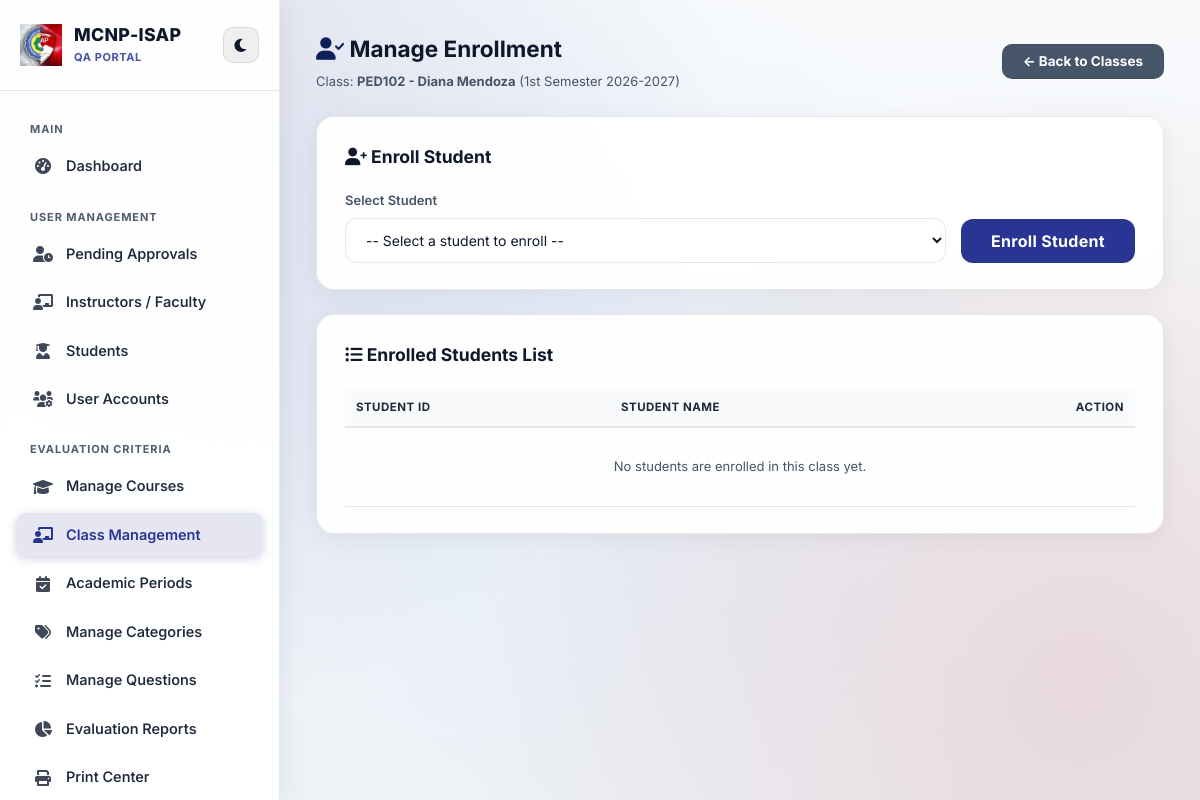
/manage_enrollment.php?class_id=45 (signed in), run on the app's committed database.
### tables this page shows
CREATE TABLE `users` (
  `id` int(11) NOT NULL AUTO_INCREMENT,
  `username` varchar(50) NOT NULL,
  `password` varchar(255) NOT NULL,
  `role` enum('admin','system admin','dean','student','faculty','visitor') NOT NULL,
  `visitor_category` varchar(50) DEFAULT 'Campus Guest',
  `first_name` varchar(50) DEFAULT NULL,
  `middle_name` varchar(50) DEFAULT NULL,
  `last_name` varchar(50) DEFAULT NULL,
  `full_name` varchar(150) DEFAULT NULL,
  `email` varchar(100) DEFAULT NULL,
  `school` enum('mcnp','isap') DEFAULT NULL,
  `dept_id` int(11) DEFAULT NULL,
  `reset_token` varchar(64) DEFAULT NULL,
  `reset_token_expiry` datetime DEFAULT NULL,
  `course_id` int(11) DEFAULT NULL,
  `status` enum('active','inactive','pending') NOT NULL DEFAULT 'active',
  `last_login` datetime DEFAULT NULL,
  `avatar` varchar(255) DEFAULT NULL,
  `created_at` timestamp NOT NULL DEFAULT current_timestamp(),
  `theme_color` varchar(20) DEFAULT 'blue',
  PRIMARY KEY (`id`),
  UNIQUE KEY `username` (`username`),
  UNIQUE KEY `email` (`email`),
  KEY `dept_id` (`dept_id`),
  KEY `course_id` (`course_id`),
  CONSTRAINT `users_ibfk_1` FOREIGN KEY (`dept_id`) REFERENCES `departments` (`id`) ON DELETE SET NULL,
  CONSTRAINT `users_ibfk_2` FOREIGN KEY (`course_id`) REFERENCES `courses` (`id`) ON DELETE SET NULL
);

CREATE TABLE `subjects` (
  `id` int(11) NOT NULL AUTO_INCREMENT,
  `subject_code` varchar(50) NOT NULL,
  `subject_description` varchar(255) NOT NULL,
  `dept_id` int(11) DEFAULT NULL,
  `course_id` int(11) DEFAULT NULL,
  `faculty_id` int(11) DEFAULT NULL,
  `year_level` varchar(50) DEFAULT NULL,
  `section` varchar(50) DEFAULT NULL,
  PRIMARY KEY (`id`),
  UNIQUE KEY `subject_code` (`subject_code`),
  KEY `dept_id` (`dept_id`),
  CONSTRAINT `subjects_ibfk_1` FOREIGN KEY (`dept_id`) REFERENCES `departments` (`id`) ON DELETE SET NULL
);

CREATE TABLE `academic_periods` (
  `id` int(11) NOT NULL AUTO_INCREMENT,
  `school_year` varchar(20) NOT NULL,
  `semester` varchar(50) NOT NULL,
  `is_active` tinyint(1) DEFAULT 0,
  `created_at` timestamp NOT NULL DEFAULT current_timestamp(),
  PRIMARY KEY (`id`)
);

### manage_enrollment.php (the view, shortened to what this page needs)
<?php
include 'db_connect.php';
$class_id = (int)$_GET['class_id'];
$class_details_stmt = $conn->prepare(
    "SELECT u.full_name, s.subject_code, p.semester, p.school_year
     FROM classes c
     JOIN users u ON c.faculty_id = u.id
     JOIN subjects s ON c.subject_id = s.id
     JOIN academic_periods p ON c.period_id = p.id
     WHERE c.id = ?"
);
$class_details_stmt->bind_param("i", $class_id);
$class_details_stmt->execute();
$class_details = $class_details_stmt->get_result()->fetch_assoc();
?>
<!DOCTYPE html>
<html>
<head>
    <link rel="stylesheet" href="style.css?v=<?php echo filemtime('style.css'); ?>">
    <link rel="stylesheet" href="https://cdnjs.cloudflare.com/ajax/libs/font-awesome/6.0.0/css/all.min.css">
</head>
<body class="dashboard-body">
<div class="split-container">
    <?php $active_page = 'classes'; include 'admin_sidebar.php'; ?>
    <main class="main-content">
        <div style="display:flex; justify-content:space-between; align-items:center; margin-bottom:25px;">
            <div>
                <h2 style="color:var(--text-main);"><i class="fas fa-user-check" style="color:#0d2158;"></i> Manage Enrollment</h2>
                <p style="color:var(--text-muted); font-size:13px; margin:4px 0 0;">
                    Class: <strong><?php echo htmlspecialchars($class_details['subject_code'] . ' - ' . $class_details['full_name']); ?></strong>
                    (<?php echo htmlspecialchars($class_details['semester'] . ' ' . $class_details['school_year']); ?>)
                </p>
            </div>
            <a href="manage_classes.php" class="nav-link-btn" style="background:var(--text-muted); color:white;">← Back to Classes</a>
        </div>
        <div class="card">
            <h3 style="margin-bottom:20px;"><i class="fas fa-user-plus"></i> Enroll Student</h3>
            <form method="POST" style="display:flex; gap:15px; align-items:flex-end;">
                <div class="input-group" style="flex-grow:1; margin:0;">
                    <div class="input-label">Select Student</div>
                    <select name="student_id" required>
                        <option value="" disabled selected>-- Select a student to enroll --</option>
                    </select>
                </div>
                <button type="submit" name="enroll_student" class="login-btn" style="width:auto; padding:12px 30px;">Enroll Student</button>
            </form>
        </div>
        <div class="card">
            <h3 style="margin-bottom:20px;"><i class="fas fa-list-ul"></i> Enrolled Students List</h3>
            <table class="table-modern">
                <thead>
                    <tr>
                        <th>Student ID</th>
                        <th>Student Name</th>
                        <th style="text-align:right;">Action</th>
                    </tr>
                </thead>
                <tbody>
                    <?php
                    $enrolled = $conn->prepare(
                        "SELECT e.id as enrollment_id, u.full_name, u.username
                         FROM enrollments e
                         JOIN users u ON e.student_id = u.id
                         WHERE e.class_id = ?
                         ORDER BY u.full_name ASC"
                    );
                    $enrolled->bind_param("i", $class_id);
                    $enrolled->execute();
                    $result = $enrolled->get_result();
                    if ($result->num_rows > 0):
                        while($row = $result->fetch_assoc()):
                    ?>
                    <tr>
                        <td><?php echo htmlspecialchars($row['username']); ?></td>
                        <td><strong><?php echo htmlspecialchars($row['full_name']); ?></strong></td>
                        <td style="text-align:right;">
                            <a href="manage_enrollment.php?class_id=<?php echo $class_id; ?>&unenroll=<?php echo $row['enrollment_id']; ?>" class="btn-action btn-delete" onclick="return confirm('Are you sure you want to unenroll this student?');">
                                <i class="fas fa-user-minus"></i> Unenroll
                            </a>
                        </td>
                    </tr>
                    <?php endwhile; else: ?>
                    <tr>
                        <td colspan="3" style="text-align:center; padding:30px; color:var(--text-muted);">
                            No students are enrolled in this class yet.
                        </td>
                    </tr>
                    <?php endif; ?>
                </tbody>
            </table>
        </div>
    </main>
</div>
</body>
</html>

### data on the page
users: full_name.subject_code "PED102 - Diana Mendoza", academic_periods.semester+school_year "1st Semester 2026-2027"

### other printed values
$label "Dashboard Pending Approvals Instructors / Faculty Students User Accounts Manage Courses Class Management Academic Periods Manage Categories Manage Questions Evaluation Reports Print Center"
